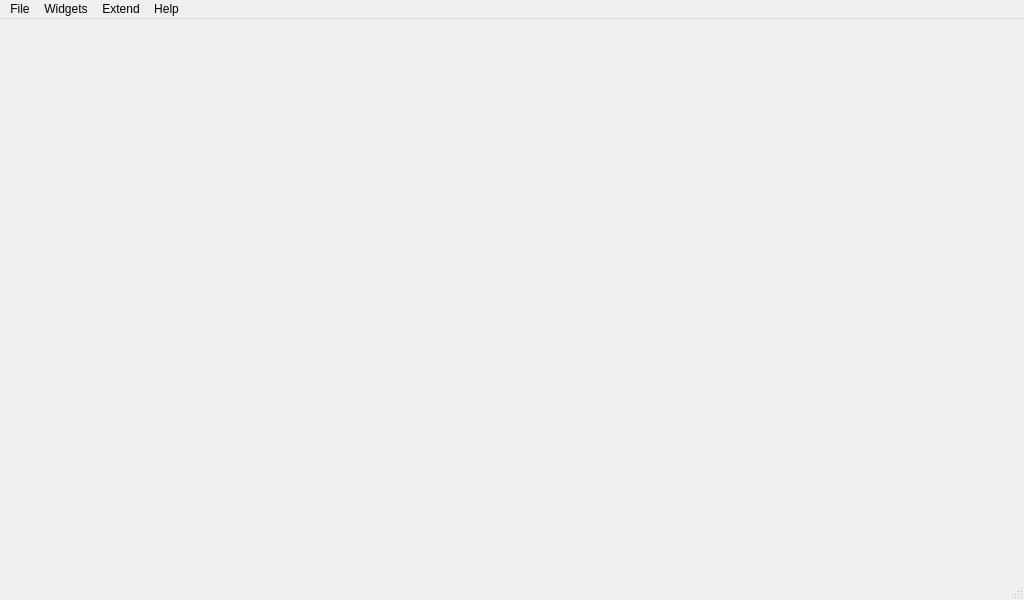
<?xml version="1.0" encoding="UTF-8"?>
<ui version="4.0">
 <class>MainWindow</class>
 <widget class="QMainWindow" name="MainWindow">
  <property name="geometry">
   <rect>
    <x>0</x>
    <y>0</y>
    <width>1024</width>
    <height>600</height>
   </rect>
  </property>
  <property name="minimumSize">
   <size>
    <width>640</width>
    <height>400</height>
   </size>
  </property>
  <property name="baseSize">
   <size>
    <width>1100</width>
    <height>800</height>
   </size>
  </property>
  <property name="mouseTracking">
   <bool>false</bool>
  </property>
  <property name="windowTitle">
   <string>MGMainWindow</string>
  </property>
  <property name="styleSheet">
   <string notr="true"/>
  </property>
  <widget class="QWidget" name="centralWidget">
   <property name="sizePolicy">
    <sizepolicy hsizetype="MinimumExpanding" vsizetype="MinimumExpanding">
     <horstretch>0</horstretch>
     <verstretch>0</verstretch>
    </sizepolicy>
   </property>
   <property name="minimumSize">
    <size>
     <width>200</width>
     <height>150</height>
    </size>
   </property>
  </widget>
  <widget class="QMenuBar" name="menuBar">
   <property name="geometry">
    <rect>
     <x>0</x>
     <y>0</y>
     <width>1024</width>
     <height>27</height>
    </rect>
   </property>
   <widget class="QMenu" name="menuMGround">
    <property name="title">
     <string>File</string>
    </property>
    <addaction name="separator"/>
    <addaction name="actionMuteAudioOutput"/>
    <addaction name="actionStatusBar"/>
    <addaction name="actionSettings"/>
    <addaction name="separator"/>
    <addaction name="actionExit"/>
   </widget>
   <widget class="QMenu" name="menuHelp">
    <property name="title">
     <string>Help</string>
    </property>
    <addaction name="actionOnline_Documentation"/>
    <addaction name="actionProject_Roadmap"/>
    <addaction name="actionDeveloper_Credits"/>
   </widget>
   <widget class="QMenu" name="menuWidgets">
    <property name="title">
     <string>Widgets</string>
    </property>
   </widget>
   <widget class="QMenu" name="menuDdd">
    <property name="title">
     <string>Extend</string>
    </property>
    <addaction name="actionSpeech_control"/>
   </widget>
   <addaction name="menuMGround"/>
   <addaction name="menuWidgets"/>
   <addaction name="menuDdd"/>
   <addaction name="menuHelp"/>
  </widget>
  <widget class="QStatusBar" name="statusBar"/>
  <action name="actionExit">
   <property name="text">
    <string>Exit</string>
   </property>
   <property name="shortcut">
    <string>Ctrl+Q</string>
   </property>
  </action>
  <action name="actionAdd_Link">
   <property name="text">
    <string>Manage Communication Links</string>
   </property>
  </action>
  <action name="actionOnline_Documentation">
   <property name="text">
    <string>Online Documentation</string>
   </property>
  </action>
  <action name="actionProject_Roadmap">
   <property name="text">
    <string>Project Roadmap</string>
   </property>
  </action>
  <action name="actionDeveloper_Credits">
   <property name="text">
    <string>Developer Credits</string>
   </property>
  </action>
  <action name="actionMuteAudioOutput">
   <property name="checkable">
    <bool>true</bool>
   </property>
   <property name="text">
    <string>Mute Audio Output</string>
   </property>
  </action>
  <action name="actionSettings">
   <property name="text">
    <string>Settings</string>
   </property>
   <property name="toolTip">
    <string>Application settings</string>
   </property>
   <property name="menuRole">
    <enum>QAction::PreferencesRole</enum>
   </property>
  </action>
  <action name="actionAdvanced_Mode">
   <property name="checkable">
    <bool>true</bool>
   </property>
   <property name="text">
    <string>Advanced Mode</string>
   </property>
  </action>
  <action name="actionStatusBar">
   <property name="checkable">
    <bool>true</bool>
   </property>
   <property name="text">
    <string>Show Status Bar</string>
   </property>
  </action>
  <action name="actionSpeech_control">
   <property name="text">
    <string>Speech control</string>
   </property>
  </action>
 </widget>
 <layoutdefault spacing="6" margin="11"/>
 <resources/>
 <connections>
  <connection>
   <sender>actionExit</sender>
   <signal>triggered()</signal>
   <receiver>MainWindow</receiver>
   <slot>close()</slot>
   <hints>
    <hint type="sourcelabel">
     <x>-1</x>
     <y>-1</y>
    </hint>
    <hint type="destinationlabel">
     <x>299</x>
     <y>199</y>
    </hint>
   </hints>
  </connection>
 </connections>
</ui>
